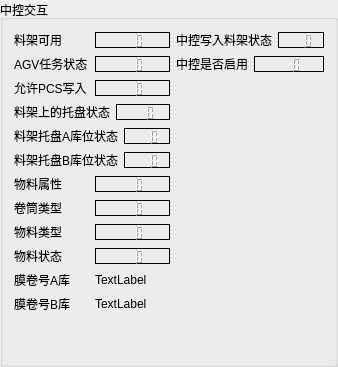
    <widget class="QGroupBox" name="groupBox_3">
     <property name="title">
      <string>中控交互</string>
     </property>
     <layout class="QHBoxLayout" name="horizontalLayout_73">
      <item>
       <layout class="QHBoxLayout" name="horizontalLayout_43">
        <item>
         <layout class="QVBoxLayout" name="verticalLayout_7">
          <item>
           <layout class="QHBoxLayout" name="horizontalLayout_51">
            <item>
             <widget class="QLabel" name="label_48">
              <property name="text">
               <string>料架可用</string>
              </property>
             </widget>
            </item>
            <item>
             <widget class="QLCDNumber" name="lcdNumber_StationEnable">
              <property name="maximumSize">
               <size>
                <width>16777215</width>
                <height>16</height>
               </size>
              </property>
              <property name="font">
               <font>
                <family>Arial</family>
               </font>
              </property>
              <property name="frameShape">
               <enum>QFrame::Shape::Panel</enum>
              </property>
              <property name="frameShadow">
               <enum>QFrame::Shadow::Plain</enum>
              </property>
              <property name="smallDecimalPoint">
               <bool>false</bool>
              </property>
              <property name="digitCount">
               <number>3</number>
              </property>
             </widget>
            </item>
           </layout>
          </item>
          <item>
           <layout class="QHBoxLayout" name="horizontalLayout_71">
            <item>
             <widget class="QLabel" name="label_68">
              <property name="text">
               <string>AGV任务状态</string>
              </property>
             </widget>
            </item>
            <item>
             <widget class="QLCDNumber" name="lcdNumber_AGVtasking">
              <property name="maximumSize">
               <size>
                <width>16777215</width>
                <height>16</height>
               </size>
              </property>
              <property name="font">
               <font>
                <family>Arial</family>
               </font>
              </property>
              <property name="frameShape">
               <enum>QFrame::Shape::Panel</enum>
              </property>
              <property name="frameShadow">
               <enum>QFrame::Shadow::Plain</enum>
              </property>
              <property name="smallDecimalPoint">
               <bool>false</bool>
              </property>
              <property name="digitCount">
               <number>3</number>
              </property>
             </widget>
            </item>
           </layout>
          </item>
          <item>
           <layout class="QHBoxLayout" name="horizontalLayout_52">
            <item>
             <widget class="QLabel" name="label_49">
              <property name="text">
               <string>允许PCS写入</string>
              </property>
             </widget>
            </item>
            <item>
             <widget class="QLCDNumber" name="lcdNumber_WriteEnable">
              <property name="maximumSize">
               <size>
                <width>16777215</width>
                <height>16</height>
               </size>
              </property>
              <property name="font">
               <font>
                <family>Arial</family>
               </font>
              </property>
              <property name="frameShape">
               <enum>QFrame::Shape::Panel</enum>
              </property>
              <property name="frameShadow">
               <enum>QFrame::Shadow::Plain</enum>
              </property>
              <property name="smallDecimalPoint">
               <bool>false</bool>
              </property>
              <property name="digitCount">
               <number>3</number>
              </property>
             </widget>
            </item>
           </layout>
          </item>
          <item>
           <layout class="QHBoxLayout" name="horizontalLayout_53">
            <item>
             <widget class="QLabel" name="label_50">
              <property name="text">
               <string>料架上的托盘状态</string>
              </property>
             </widget>
            </item>
            <item>
             <widget class="QLCDNumber" name="lcdNumber_TrayStatus">
              <property name="maximumSize">
               <size>
                <width>16777215</width>
                <height>16</height>
               </size>
              </property>
              <property name="font">
               <font>
                <family>Arial</family>
               </font>
              </property>
              <property name="frameShape">
               <enum>QFrame::Shape::Panel</enum>
              </property>
              <property name="frameShadow">
               <enum>QFrame::Shadow::Plain</enum>
              </property>
              <property name="smallDecimalPoint">
               <bool>false</bool>
              </property>
              <property name="digitCount">
               <number>3</number>
              </property>
             </widget>
            </item>
           </layout>
          </item>
          <item>
           <layout class="QHBoxLayout" name="horizontalLayout_65">
            <item>
             <widget class="QLabel" name="label_62">
              <property name="text">
               <string>料架托盘A库位状态</string>
              </property>
             </widget>
            </item>
            <item>
             <widget class="QLCDNumber" name="lcdNumber_TrayStatusA">
              <property name="maximumSize">
               <size>
                <width>16777215</width>
                <height>16</height>
               </size>
              </property>
              <property name="font">
               <font>
                <family>Arial</family>
               </font>
              </property>
              <property name="frameShape">
               <enum>QFrame::Shape::Panel</enum>
              </property>
              <property name="frameShadow">
               <enum>QFrame::Shadow::Plain</enum>
              </property>
              <property name="smallDecimalPoint">
               <bool>false</bool>
              </property>
              <property name="digitCount">
               <number>3</number>
              </property>
             </widget>
            </item>
           </layout>
          </item>
          <item>
           <layout class="QHBoxLayout" name="horizontalLayout_66">
            <item>
             <widget class="QLabel" name="label_63">
              <property name="text">
               <string>料架托盘B库位状态</string>
              </property>
             </widget>
            </item>
            <item>
             <widget class="QLCDNumber" name="lcdNumber_TrayStatusB">
              <property name="maximumSize">
               <size>
                <width>16777215</width>
                <height>16</height>
               </size>
              </property>
              <property name="font">
               <font>
                <family>Arial</family>
               </font>
              </property>
              <property name="frameShape">
               <enum>QFrame::Shape::Panel</enum>
              </property>
              <property name="frameShadow">
               <enum>QFrame::Shadow::Plain</enum>
              </property>
              <property name="smallDecimalPoint">
               <bool>false</bool>
              </property>
              <property name="digitCount">
               <number>3</number>
              </property>
             </widget>
            </item>
           </layout>
          </item>
          <item>
           <layout class="QHBoxLayout" name="horizontalLayout_64">
            <item>
             <widget class="QLabel" name="label_61">
              <property name="text">
               <string>物料属性</string>
              </property>
             </widget>
            </item>
            <item>
             <widget class="QLCDNumber" name="lcdNumber_MaterialAttribute">
              <property name="maximumSize">
               <size>
                <width>16777215</width>
                <height>16</height>
               </size>
              </property>
              <property name="font">
               <font>
                <family>Arial</family>
               </font>
              </property>
              <property name="frameShape">
               <enum>QFrame::Shape::Panel</enum>
              </property>
              <property name="frameShadow">
               <enum>QFrame::Shadow::Plain</enum>
              </property>
              <property name="smallDecimalPoint">
               <bool>false</bool>
              </property>
              <property name="digitCount">
               <number>3</number>
              </property>
             </widget>
            </item>
           </layout>
          </item>
          <item>
           <layout class="QHBoxLayout" name="horizontalLayout_67">
            <item>
             <widget class="QLabel" name="label_64">
              <property name="text">
               <string>卷筒类型</string>
              </property>
             </widget>
            </item>
            <item>
             <widget class="QLCDNumber" name="lcdNumber_DrumType">
              <property name="maximumSize">
               <size>
                <width>16777215</width>
                <height>16</height>
               </size>
              </property>
              <property name="font">
               <font>
                <family>Arial</family>
               </font>
              </property>
              <property name="frameShape">
               <enum>QFrame::Shape::Panel</enum>
              </property>
              <property name="frameShadow">
               <enum>QFrame::Shadow::Plain</enum>
              </property>
              <property name="smallDecimalPoint">
               <bool>false</bool>
              </property>
              <property name="digitCount">
               <number>3</number>
              </property>
             </widget>
            </item>
           </layout>
          </item>
          <item>
           <layout class="QHBoxLayout" name="horizontalLayout_54">
            <item>
             <widget class="QLabel" name="label_51">
              <property name="text">
               <string>物料类型</string>
              </property>
             </widget>
            </item>
            <item>
             <widget class="QLCDNumber" name="lcdNumber_MaterialType">
              <property name="maximumSize">
               <size>
                <width>16777215</width>
                <height>16</height>
               </size>
              </property>
              <property name="font">
               <font>
                <family>Arial</family>
               </font>
              </property>
              <property name="frameShape">
               <enum>QFrame::Shape::Panel</enum>
              </property>
              <property name="frameShadow">
               <enum>QFrame::Shadow::Plain</enum>
              </property>
              <property name="smallDecimalPoint">
               <bool>false</bool>
              </property>
              <property name="digitCount">
               <number>3</number>
              </property>
             </widget>
            </item>
           </layout>
          </item>
          <item>
           <layout class="QHBoxLayout" name="horizontalLayout_55">
            <item>
             <widget class="QLabel" name="label_52">
              <property name="text">
               <string>物料状态</string>
              </property>
             </widget>
            </item>
            <item>
             <widget class="QLCDNumber" name="lcdNumber_MaterialState">
              <property name="maximumSize">
               <size>
                <width>16777215</width>
                <height>16</height>
               </size>
              </property>
              <property name="font">
               <font>
                <family>Arial</family>
               </font>
              </property>
              <property name="frameShape">
               <enum>QFrame::Shape::Panel</enum>
              </property>
              <property name="frameShadow">
               <enum>QFrame::Shadow::Plain</enum>
              </property>
              <property name="smallDecimalPoint">
               <bool>false</bool>
              </property>
              <property name="digitCount">
               <number>3</number>
              </property>
             </widget>
            </item>
           </layout>
          </item>
          <item>
           <layout class="QHBoxLayout" name="horizontalLayout_69">
            <item>
             <widget class="QLabel" name="label_66">
              <property name="text">
               <string>膜卷号A库</string>
              </property>
             </widget>
            </item>
            <item>
             <widget class="QLabel" name="label_RollerNumberA">
              <property name="text">
               <string>TextLabel</string>
              </property>
             </widget>
            </item>
           </layout>
          </item>
          <item>
           <layout class="QHBoxLayout" name="horizontalLayout_72">
            <item>
             <widget class="QLabel" name="label_69">
              <property name="text">
               <string>膜卷号B库</string>
              </property>
             </widget>
            </item>
            <item>
             <widget class="QLabel" name="label_RollerNumberB">
              <property name="text">
               <string>TextLabel</string>
              </property>
             </widget>
            </item>
           </layout>
          </item>
          <item>
           <spacer name="verticalSpacer_6">
            <property name="orientation">
             <enum>Qt::Orientation::Vertical</enum>
            </property>
            <property name="sizeHint" stdset="0">
             <size>
              <width>20</width>
              <height>40</height>
             </size>
            </property>
           </spacer>
          </item>
         </layout>
        </item>
        <item>
         <layout class="QVBoxLayout" name="verticalLayout_8">
          <item>
           <layout class="QHBoxLayout" name="horizontalLayout_63">
            <item>
             <widget class="QLabel" name="label_60">
              <property name="text">
               <string>中控写入料架状态</string>
              </property>
             </widget>
            </item>
            <item>
             <widget class="QLCDNumber" name="lcdNumber_LightStatus">
              <property name="maximumSize">
               <size>
                <width>16777215</width>
                <height>16</height>
               </size>
              </property>
              <property name="font">
               <font>
                <family>Arial</family>
               </font>
              </property>
              <property name="frameShape">
               <enum>QFrame::Shape::Panel</enum>
              </property>
              <property name="frameShadow">
               <enum>QFrame::Shadow::Plain</enum>
              </property>
              <property name="smallDecimalPoint">
               <bool>false</bool>
              </property>
              <property name="digitCount">
               <number>3</number>
              </property>
             </widget>
            </item>
           </layout>
          </item>
          <item>
           <layout class="QHBoxLayout" name="horizontalLayout_68">
            <item>
             <widget class="QLabel" name="label_65">
              <property name="text">
               <string>中控是否启用</string>
              </property>
             </widget>
            </item>
            <item>
             <widget class="QLCDNumber" name="lcdNumber_RackMessage">
              <property name="maximumSize">
               <size>
                <width>16777215</width>
                <height>16</height>
               </size>
              </property>
              <property name="font">
               <font>
                <family>Arial</family>
               </font>
              </property>
              <property name="frameShape">
               <enum>QFrame::Shape::Panel</enum>
              </property>
              <property name="frameShadow">
               <enum>QFrame::Shadow::Plain</enum>
              </property>
              <property name="smallDecimalPoint">
               <bool>false</bool>
              </property>
              <property name="digitCount">
               <number>3</number>
              </property>
             </widget>
            </item>
           </layout>
          </item>
          <item>
           <spacer name="verticalSpacer_3">
            <property name="orientation">
             <enum>Qt::Orientation::Vertical</enum>
            </property>
            <property name="sizeHint" stdset="0">
             <size>
              <width>20</width>
              <height>40</height>
             </size>
            </property>
           </spacer>
          </item>
         </layout>
        </item>
       </layout>
      </item>
     </layout>
    </widget>
